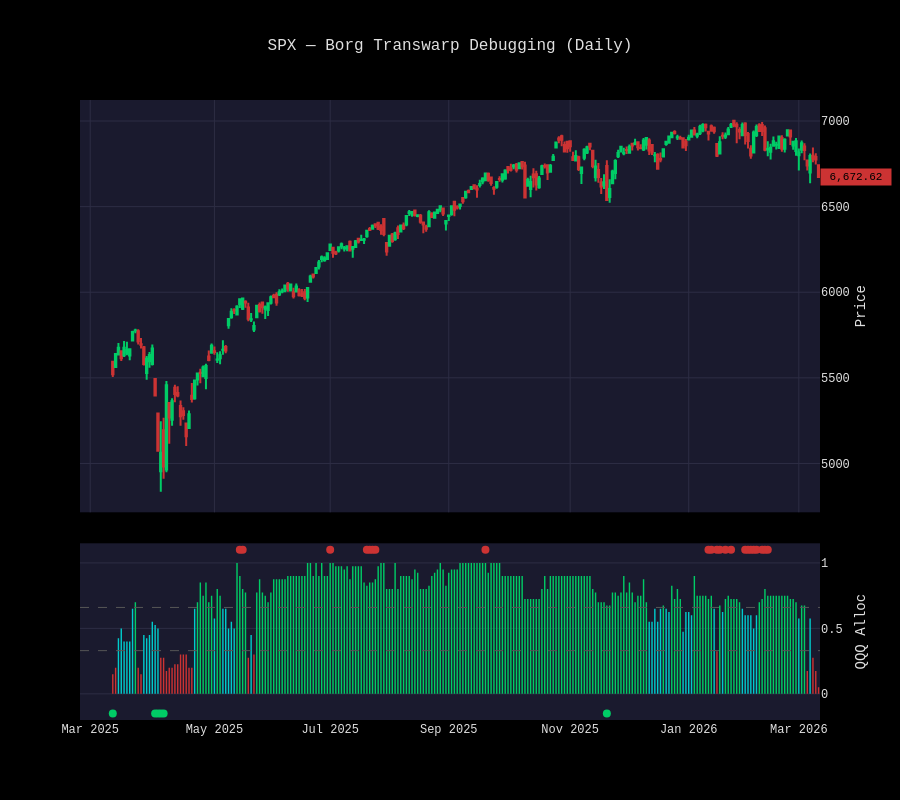

The notebook cell this image was saved under:
### Markdown cell above
## 2. Borg Transwarp Chart

### Code cell
from options_analyzer.engine.borg_transwarp import compute_borg_transwarp_series
from options_analyzer.visualization.market_charts import plot_borg_candlestick

borg_closes = {sym: candle_data[sym].closes for sym in BORG_TICKERS if sym in candle_data}

# Align all Borg close arrays to the same length (some tickers may have fewer bars)
min_len = min(len(arr) for arr in borg_closes.values())
borg_closes = {sym: arr[-min_len:] for sym, arr in borg_closes.items()}
print(f"Borg closes aligned to {min_len} bars (warmup for RSI convergence)")

# Compute on full history, then trim to SPX display window
borg_results = compute_borg_transwarp_series(borg_closes)
display_len = len(spx_candles)
borg_results = borg_results[-display_len:]
print(f"Borg series: {len(borg_results)} bars (trimmed from {min_len} to match SPX display)")

fig = plot_borg_candlestick(
    borg_results,
    opens=spx_candles.opens,
    highs=spx_candles.highs,
    lows=spx_candles.lows,
    closes=spx_candles.closes,
    timestamps=spx_candles.timestamps,
    title="SPX — Borg Transwarp Debugging (Daily)",
)
fig.update_layout(height=800)
fig.show()

### Figure 1 — Plotly figure (JSON) as saved in the notebook; plotly's stock layout.template omitted (floating-point values rounded to 4 significant figures; data arrays with more than 128 entries replaced by an {"elided": "..."} marker saying what was removed)
{"data": [{"close": {"elided": "251 float values"}, "decreasing": {"line": {"color": "#cc3333"}}, "high": {"elided": "251 float values"}, "increasing": {"line": {"color": "#00cc66"}}, "low": {"elided": "251 float values"}, "name": "Price", "open": {"elided": "251 float values"}, "type": "candlestick", "x": {"elided": "251 str values"}, "xaxis": "x", "yaxis": "y"}, {"marker": {"color": {"elided": "251 str values"}}, "name": "QQQ Alloc", "showlegend": false, "type": "bar", "x": {"elided": "251 str values"}, "xaxis": "x2", "y": {"elided": "251 float values"}, "yaxis": "y2"}, {"marker": {"color": "#cc3333", "size": 8, "symbol": "circle"}, "mode": "markers", "name": "Overbought", "showlegend": false, "type": "scatter", "x": ["2025-05-16T00:00:00+00:00", "2025-05-19T00:00:00+00:00", "2025-07-03T00:00:00+00:00", "2025-07-23T00:00:00+00:00", "2025-07-24T00:00:00+00:00", "2025-07-25T00:00:00+00:00", "2025-07-28T00:00:00+00:00", "2025-09-22T00:00:00+00:00", "2026-01-14T00:00:00+00:00", "2026-01-15T00:00:00+00:00", "2026-01-20T00:00:00+00:00", "2026-01-21T00:00:00+00:00", "2026-01-23T00:00:00+00:00", "2026-01-27T00:00:00+00:00", "2026-02-03T00:00:00+00:00", "2026-02-04T00:00:00+00:00", "2026-02-05T00:00:00+00:00", "2026-02-06T00:00:00+00:00", "2026-02-09T00:00:00+00:00", "2026-02-11T00:00:00+00:00", "2026-02-12T00:00:00+00:00", "2026-02-13T00:00:00+00:00"], "xaxis": "x2", "y": [1.1, 1.1, 1.1, 1.1, 1.1, 1.1, 1.1, 1.1, 1.1, 1.1, 1.1, 1.1, 1.1, 1.1, 1.1, 1.1, 1.1, 1.1, 1.1, 1.1, 1.1, 1.1], "yaxis": "y2"}, {"marker": {"color": "#00cc66", "size": 8, "symbol": "circle"}, "mode": "markers", "name": "Oversold", "showlegend": false, "type": "scatter", "x": ["2025-03-13T00:00:00+00:00", "2025-04-03T00:00:00+00:00", "2025-04-04T00:00:00+00:00", "2025-04-07T00:00:00+00:00", "2025-04-08T00:00:00+00:00", "2025-11-20T00:00:00+00:00"], "xaxis": "x2", "y": [-0.15, -0.15, -0.15, -0.15, -0.15, -0.15], "yaxis": "y2"}], "layout": {"annotations": [{"bgcolor": "#cc3333", "borderpad": 2, "font": {"color": "#000000", "size": 11}, "showarrow": false, "text": " 6,672.62 ", "x": 1, "xanchor": "left", "xref": "paper", "y": 6673.0, "yref": "y"}], "bargap": 0.5, "height": 800, "shapes": [{"line": {"color": "#555555", "dash": "dash", "width": 1}, "type": "line", "x0": 0, "x1": 1, "xref": "paper", "y0": 0.33, "y1": 0.33, "yref": "y2"}, {"line": {"color": "#555555", "dash": "dash", "width": 1}, "type": "line", "x0": 0, "x1": 1, "xref": "paper", "y0": 0.66, "y1": 0.66, "yref": "y2"}], "showlegend": false, "title": {"text": "SPX — Borg Transwarp Debugging (Daily)"}, "xaxis": {"anchor": "y", "domain": [0, 1], "matches": "x2", "rangebreaks": [{"bounds": ["sat", "mon"]}, {"values": ["2025-04-18", "2025-05-26", "2025-06-19", "2025-07-04", "2025-09-01", "2025-11-27", "2025-12-25", "2026-01-01", "2026-01-19", "2026-02-16"]}], "rangeslider": {"visible": false}, "showticklabels": false}, "xaxis2": {"anchor": "y2", "domain": [0, 1], "rangebreaks": [{"bounds": ["sat", "mon"]}, {"values": ["2025-04-18", "2025-05-26", "2025-06-19", "2025-07-04", "2025-09-01", "2025-11-27", "2025-12-25", "2026-01-01", "2026-01-19", "2026-02-16"]}]}, "yaxis": {"anchor": "x", "domain": [0.335, 1.0], "side": "right", "title": {"text": "Price"}}, "yaxis2": {"anchor": "x2", "domain": [0, 0.285], "range": [-0.2, 1.15], "side": "right", "title": {"text": "QQQ Alloc"}}}}
